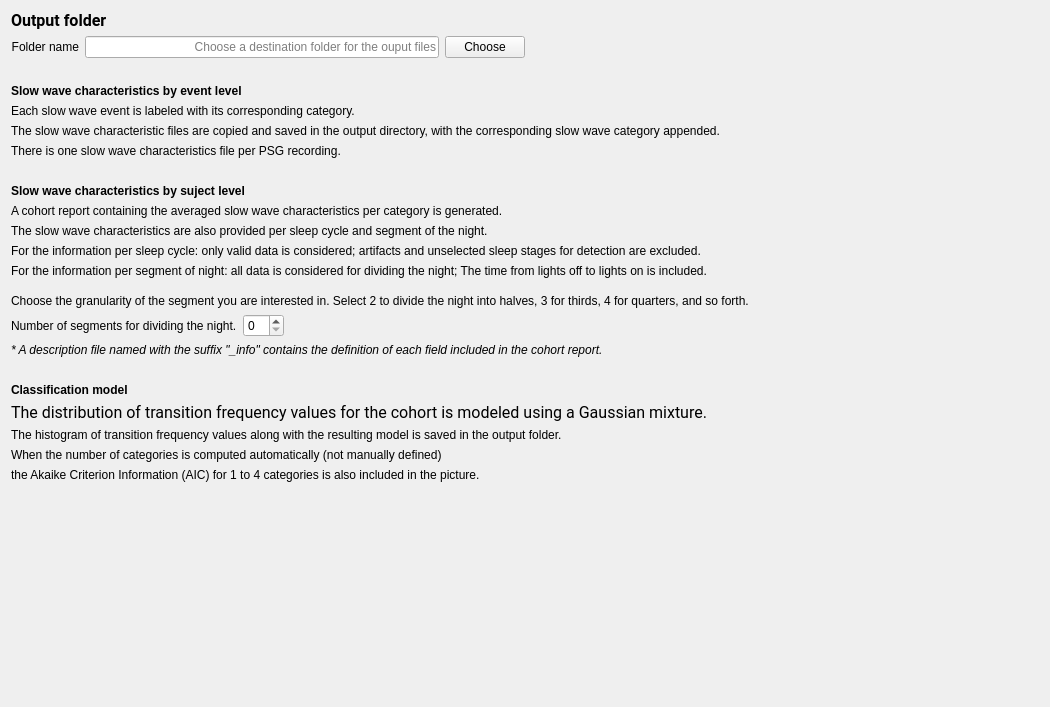
<?xml version="1.0" encoding="UTF-8"?>
<ui version="4.0">
 <class>SSWCOutputFiles</class>
 <widget class="QWidget" name="SSWCOutputFiles">
  <property name="geometry">
   <rect>
    <x>0</x>
    <y>0</y>
    <width>1050</width>
    <height>707</height>
   </rect>
  </property>
  <property name="windowTitle">
   <string>Form</string>
  </property>
  <property name="styleSheet">
   <string>font: 12pt &quot;Roboto&quot;;</string>
  </property>
  <property name="inputMethodHints">
   <set>Qt::ImhNone</set>
  </property>
  <layout class="QVBoxLayout" name="verticalLayout">
   <item>
    <widget class="QLabel" name="label_10">
     <property name="font">
      <font>
       <family>Roboto</family>
       <pointsize>12</pointsize>
       <weight>50</weight>
       <italic>false</italic>
       <bold>false</bold>
      </font>
     </property>
     <property name="text">
      <string>&lt;html&gt;&lt;head/&gt;&lt;body&gt;&lt;p&gt;&lt;span style=&quot; font-weight:600;&quot;&gt;Output folder&lt;/span&gt;&lt;/p&gt;&lt;/body&gt;&lt;/html&gt;</string>
     </property>
    </widget>
   </item>
   <item>
    <layout class="QHBoxLayout" name="horizontalLayout">
     <item>
      <layout class="QGridLayout" name="gridLayout">
       <item row="0" column="2">
        <widget class="QPushButton" name="choose_pushButton">
         <property name="enabled">
          <bool>true</bool>
         </property>
         <property name="text">
          <string>Choose</string>
         </property>
        </widget>
       </item>
       <item row="0" column="1">
        <widget class="QLineEdit" name="foldername_lineEdit">
         <property name="enabled">
          <bool>true</bool>
         </property>
         <property name="text">
          <string/>
         </property>
         <property name="alignment">
          <set>Qt::AlignRight|Qt::AlignTrailing|Qt::AlignVCenter</set>
         </property>
         <property name="placeholderText">
          <string>Choose a destination folder for the ouput files</string>
         </property>
        </widget>
       </item>
       <item row="0" column="0">
        <widget class="QLabel" name="label">
         <property name="enabled">
          <bool>true</bool>
         </property>
         <property name="layoutDirection">
          <enum>Qt::LeftToRight</enum>
         </property>
         <property name="text">
          <string>Folder name</string>
         </property>
         <property name="alignment">
          <set>Qt::AlignRight|Qt::AlignTrailing|Qt::AlignVCenter</set>
         </property>
        </widget>
       </item>
      </layout>
     </item>
     <item>
      <spacer name="horizontalSpacer_2">
       <property name="orientation">
        <enum>Qt::Horizontal</enum>
       </property>
       <property name="sizeHint" stdset="0">
        <size>
         <width>40</width>
         <height>20</height>
        </size>
       </property>
      </spacer>
     </item>
    </layout>
   </item>
   <item>
    <spacer name="verticalSpacer_2">
     <property name="orientation">
      <enum>Qt::Vertical</enum>
     </property>
     <property name="sizeType">
      <enum>QSizePolicy::Fixed</enum>
     </property>
     <property name="sizeHint" stdset="0">
      <size>
       <width>20</width>
       <height>20</height>
      </size>
     </property>
    </spacer>
   </item>
   <item>
    <widget class="QLabel" name="label_4">
     <property name="text">
      <string>&lt;html&gt;&lt;head/&gt;&lt;body&gt;&lt;p&gt;&lt;span style=&quot; font-weight:600;&quot;&gt;Slow wave characteristics by event level&lt;/span&gt;&lt;/p&gt;&lt;/body&gt;&lt;/html&gt;</string>
     </property>
    </widget>
   </item>
   <item>
    <widget class="QLabel" name="label_2">
     <property name="text">
      <string>Each slow wave event is labeled with its corresponding category.</string>
     </property>
    </widget>
   </item>
   <item>
    <widget class="QLabel" name="label_3">
     <property name="text">
      <string>The slow wave characteristic files are copied and saved in the output directory, with the corresponding slow wave category appended.</string>
     </property>
    </widget>
   </item>
   <item>
    <widget class="QLabel" name="label_6">
     <property name="text">
      <string>There is one slow wave characteristics file per PSG recording.</string>
     </property>
    </widget>
   </item>
   <item>
    <spacer name="verticalSpacer_3">
     <property name="orientation">
      <enum>Qt::Vertical</enum>
     </property>
     <property name="sizeType">
      <enum>QSizePolicy::Fixed</enum>
     </property>
     <property name="sizeHint" stdset="0">
      <size>
       <width>20</width>
       <height>20</height>
      </size>
     </property>
    </spacer>
   </item>
   <item>
    <widget class="QLabel" name="label_5">
     <property name="text">
      <string>&lt;html&gt;&lt;head/&gt;&lt;body&gt;&lt;p&gt;&lt;span style=&quot; font-weight:600;&quot;&gt;Slow wave characteristics by suject level&lt;/span&gt;&lt;/p&gt;&lt;/body&gt;&lt;/html&gt;</string>
     </property>
    </widget>
   </item>
   <item>
    <widget class="QLabel" name="label_7">
     <property name="text">
      <string>A cohort report containing the averaged slow wave characteristics per category is generated.</string>
     </property>
    </widget>
   </item>
   <item>
    <widget class="QLabel" name="label_8">
     <property name="text">
      <string>The slow wave characteristics are also provided per sleep cycle and segment of the night.</string>
     </property>
    </widget>
   </item>
   <item>
    <widget class="QLabel" name="label_18">
     <property name="text">
      <string>For the information per sleep cycle: only valid data is considered; artifacts and unselected sleep stages for detection are excluded.</string>
     </property>
    </widget>
   </item>
   <item>
    <widget class="QLabel" name="label_17">
     <property name="text">
      <string>For the information per segment of night: all data is considered for dividing the night; The time from lights off to lights on is included.</string>
     </property>
    </widget>
   </item>
   <item>
    <spacer name="verticalSpacer_5">
     <property name="orientation">
      <enum>Qt::Vertical</enum>
     </property>
     <property name="sizeType">
      <enum>QSizePolicy::Fixed</enum>
     </property>
     <property name="sizeHint" stdset="0">
      <size>
       <width>20</width>
       <height>10</height>
      </size>
     </property>
    </spacer>
   </item>
   <item>
    <widget class="QLabel" name="label_11">
     <property name="text">
      <string>Choose the granularity of the segment you are interested in. Select 2 to divide the night into halves, 3 for thirds, 4 for quarters, and so forth.</string>
     </property>
    </widget>
   </item>
   <item>
    <layout class="QHBoxLayout" name="horizontalLayout_2">
     <item>
      <widget class="QLabel" name="label_9">
       <property name="text">
        <string>Number of segments for dividing the night.</string>
       </property>
      </widget>
     </item>
     <item>
      <widget class="QSpinBox" name="spinBox_n_division"/>
     </item>
     <item>
      <spacer name="horizontalSpacer">
       <property name="orientation">
        <enum>Qt::Horizontal</enum>
       </property>
       <property name="sizeHint" stdset="0">
        <size>
         <width>40</width>
         <height>20</height>
        </size>
       </property>
      </spacer>
     </item>
    </layout>
   </item>
   <item>
    <widget class="QLabel" name="label_16">
     <property name="text">
      <string>&lt;html&gt;&lt;head/&gt;&lt;body&gt;&lt;p&gt;&lt;span style=&quot; font-style:italic;&quot;&gt;* A description file named with the suffix &amp;quot;_info&amp;quot; contains the definition of each field included in the cohort report.&lt;/span&gt;&lt;/p&gt;&lt;/body&gt;&lt;/html&gt;</string>
     </property>
    </widget>
   </item>
   <item>
    <spacer name="verticalSpacer_4">
     <property name="orientation">
      <enum>Qt::Vertical</enum>
     </property>
     <property name="sizeType">
      <enum>QSizePolicy::Fixed</enum>
     </property>
     <property name="sizeHint" stdset="0">
      <size>
       <width>20</width>
       <height>20</height>
      </size>
     </property>
    </spacer>
   </item>
   <item>
    <widget class="QLabel" name="label_12">
     <property name="text">
      <string>&lt;html&gt;&lt;head/&gt;&lt;body&gt;&lt;p&gt;&lt;span style=&quot; font-weight:600;&quot;&gt;Classification model&lt;/span&gt;&lt;/p&gt;&lt;/body&gt;&lt;/html&gt;</string>
     </property>
    </widget>
   </item>
   <item>
    <widget class="QLabel" name="label_title">
     <property name="font">
      <font>
       <family>Roboto</family>
       <pointsize>12</pointsize>
       <weight>50</weight>
       <italic>false</italic>
       <bold>false</bold>
      </font>
     </property>
     <property name="text">
      <string>The distribution of transition frequency values for the cohort is modeled using a Gaussian mixture.</string>
     </property>
    </widget>
   </item>
   <item>
    <widget class="QLabel" name="label_13">
     <property name="text">
      <string>The histogram of transition frequency values along with the resulting model is saved in the output folder.</string>
     </property>
    </widget>
   </item>
   <item>
    <widget class="QLabel" name="label_14">
     <property name="text">
      <string>When the number of categories is computed automatically (not manually defined) </string>
     </property>
    </widget>
   </item>
   <item>
    <widget class="QLabel" name="label_15">
     <property name="text">
      <string>the Akaike Criterion Information (AIC) for 1 to 4 categories is also included in the picture.</string>
     </property>
    </widget>
   </item>
   <item>
    <spacer name="verticalSpacer">
     <property name="orientation">
      <enum>Qt::Vertical</enum>
     </property>
     <property name="sizeHint" stdset="0">
      <size>
       <width>20</width>
       <height>40</height>
      </size>
     </property>
    </spacer>
   </item>
  </layout>
 </widget>
 <resources>
  <include location="../../../../../scinodes_poc/src/main/python/ui/themes/themes.qrc"/>
 </resources>
 <connections>
  <connection>
   <sender>choose_pushButton</sender>
   <signal>clicked()</signal>
   <receiver>SSWCOutputFiles</receiver>
   <slot>on_choose()</slot>
   <hints>
    <hint type="sourcelabel">
     <x>700</x>
     <y>50</y>
    </hint>
    <hint type="destinationlabel">
     <x>207</x>
     <y>111</y>
    </hint>
   </hints>
  </connection>
 </connections>
 <slots>
  <slot>on_choose()</slot>
  <slot>on_input_format_changed()</slot>
  <slot>on_event_pos_changed()</slot>
  <slot>on_group_index_changed()</slot>
  <slot>on_name_index_changed()</slot>
  <slot>output_files_slot()</slot>
 </slots>
</ui>
